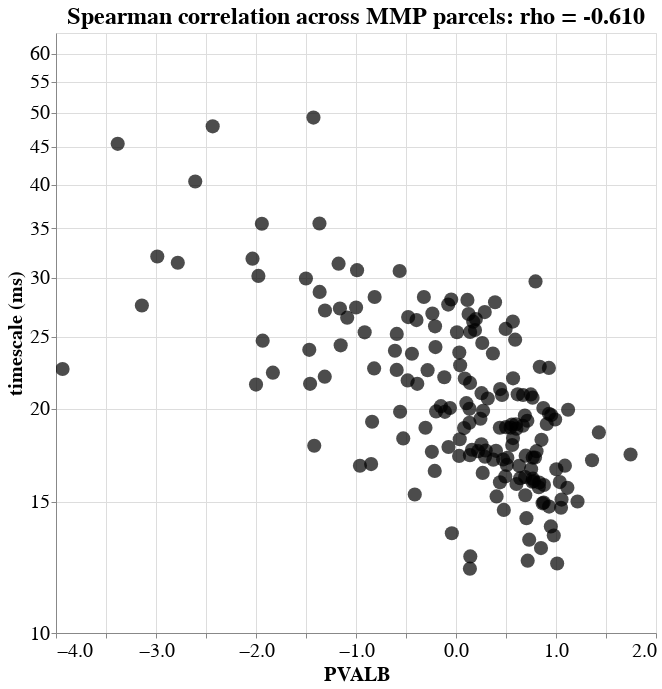

Source (notebook cell):
### Code cell
print('open to explore data!')

struct_query = 'PVALB'

# make temp dataframe because loading the whole thing in altair is slow af
df_query = pd.concat([df_tau['timescale (ms)'], df_struct[struct_query]], axis=1)
rho, pv = spearmanr(df_tau['timescale (ms)'], df_struct[struct_query])

alt.Chart(df_query.reset_index(), title='Spearman correlation across MMP parcels: rho = %.3f'%rho).mark_circle(size=200).encode(
    alt.X(struct_query, scale=alt.Scale(zero=False)),
    alt.Y('timescale (ms)', scale=alt.Scale(zero=False, type='log', base=2, domain=(10, 64))),
    color=alt.value('black'),
    tooltip=['index']
).properties(
    width=600,
    height=600
).configure_axis(
    labelFontSize=20,
    titleFontSize=20
).configure_title(fontSize=24).interactive()

### Figure 1 — Vega-Lite specification as saved in the notebook (floating-point values rounded to 4 significant figures; data arrays with more than 128 entries replaced by an {"elided": "..."} marker saying what was removed)
{"config": {"view": {"continuousWidth": 400, "continuousHeight": 300}, "axis": {"labelFontSize": 20, "titleFontSize": 20}, "title": {"fontSize": 24}}, "data": {"name": "data-32bd29dd0b77a0f7288eb2c0be510939"}, "mark": {"type": "circle", "size": 200}, "encoding": {"color": {"value": "black"}, "tooltip": [{"type": "nominal", "field": "index"}], "x": {"type": "quantitative", "field": "PVALB", "scale": {"zero": false}}, "y": {"type": "quantitative", "field": "timescale (ms)", "scale": {"base": 2, "domain": [10, 64], "type": "log", "zero": false}}}, "height": 600, "selection": {"selector001": {"type": "interval", "bind": "scales", "encodings": ["x", "y"]}}, "title": "Spearman correlation across MMP parcels: rho = -0.610", "width": 600, "$schema": "https://vega.github.io/schema/vega-lite/v4.8.1.json", "datasets": {"data-32bd29dd0b77a0f7288eb2c0be510939": {"elided": "186 records"}}}
